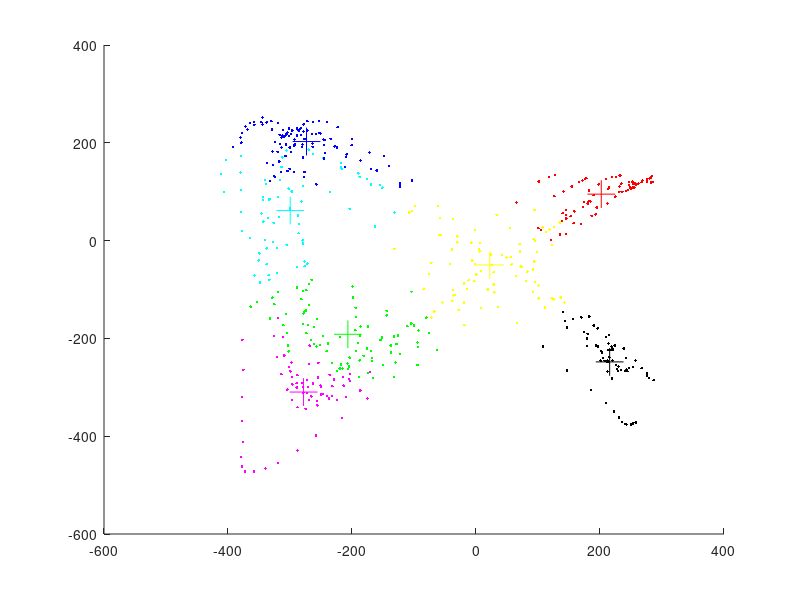

This chart was generated by the following MATLAB code:
close all; clear; clc;

load('gesture_dataset.mat');
Input = gesture_x;
center = init_cluster_x;
% x=Input(:,:,1),y=Input(:,:,2),z=Input(:,:,3)
% plot3(x(:),y(:),z(:));
cluster_number = 7;
threshold = 1e-6;
sample_idx = 0;
J = 1;

for i = 1 : size(Input, 1)
    for j = 1 : size(Input, 2)
        sample_idx = sample_idx + 1;
        for k = 1 : size(Input, 3)
            
            Data(sample_idx, k) = Input(i, j, k);
        end
        
    end
    
end
decrement = 1;
while (decrement > threshold)
    J_new = 0;
    %% calculate all distances
    for i = 1 : size(Input, 1) * size(Input, 2)
        for j = 1 : cluster_number
            d(i, j) = sqrt(sum((Data(i, :) - center(j, :)) .^ 2));
        end
    end
    [~, idx] = min(d, [], 2);
    Data_Clustered = cell(cluster_number,1);
    %% calculate new center
    for i = 1 : cluster_number
        Data_Clustered{i} = Data(idx == i, :);
        new_center(i, :) = mean(Data_Clustered{i});
        J_new = J_new + sum(sum((Data_Clustered{i} - padarray(new_center(i, :), ...
            [size(Data_Clustered{i}, 1) - 1, 0], 'replicate', 'post')) .^ 2));
    end
    
    decrement = abs(J_new - J)/J ;
    J = J_new;
    center = new_center;
    decrement
    
end


figure()
hold on;
plot3(Data_Clustered{1}(:,1),Data_Clustered{1}(:,2),Data_Clustered{1}(:,3),'b.')
plot3(new_center(1, 1),new_center(1, 2),new_center(1, 3),'b+','MarkerSize',20);
plot3(Data_Clustered{2}(:,1),Data_Clustered{2}(:,2),Data_Clustered{2}(:,3),'k.')
plot3(new_center(2, 1),new_center(2, 2),new_center(2, 3),'k+','MarkerSize',20);
plot3(Data_Clustered{3}(:,1),Data_Clustered{3}(:,2),Data_Clustered{3}(:,3),'r.')
plot3(new_center(3, 1),new_center(3, 2),new_center(3, 3),'r+','MarkerSize',20);
plot3(Data_Clustered{4}(:,1),Data_Clustered{4}(:,2),Data_Clustered{4}(:,3),'g.')
plot3(new_center(4, 1),new_center(4, 2),new_center(4, 3),'g+','MarkerSize',20);
plot3(Data_Clustered{5}(:,1),Data_Clustered{5}(:,2),Data_Clustered{5}(:,3),'m.')
plot3(new_center(5, 1),new_center(5, 2),new_center(5, 3),'m+','MarkerSize',20);
plot3(Data_Clustered{6}(:,1),Data_Clustered{6}(:,2),Data_Clustered{6}(:,3),'y.')
plot3(new_center(6, 1),new_center(6, 2),new_center(6, 3),'y+','MarkerSize',20);
plot3(Data_Clustered{7}(:,1),Data_Clustered{7}(:,2),Data_Clustered{7}(:,3),'c.')
plot3(new_center(7, 1),new_center(7, 2),new_center(7, 3),'c+','MarkerSize',20);
